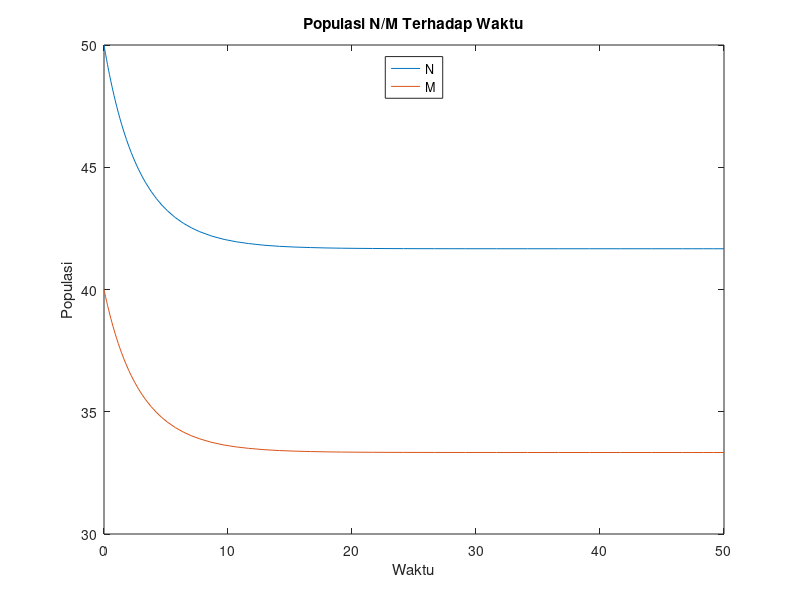
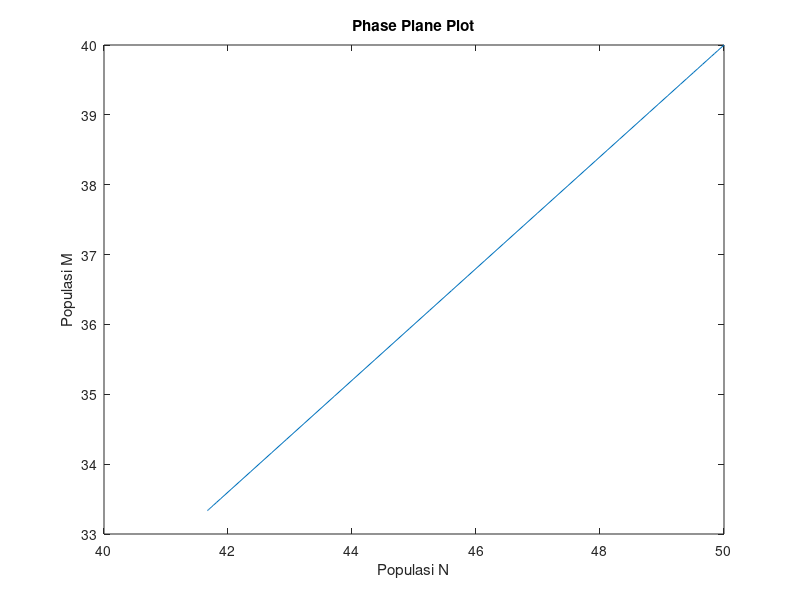

The MATLAB script that drew these images, in order:
% Solusi Model Kompetisi Dua Populasi

% Membersihkan window
clear all; close all; clc

%inisialisasi nilai pada variabel
n = 50;
m = 40;
a1 = 0.3;
a2 = 0.2;
b11 = 0.004;
b12 = 0.004;
b21 = 0.006;
b22 = 0.006;

t0 = 0;
tfinal = 50;


% Menggunakan ode45/ode23 untuk menyelesaikan persamaan diferensial 

waktu = [t0 tfinal];
y0 = [n; m];

[t,y] = ode45(@(t,y) [y(1).*(a1-b11.*y(1)-b12.*y(2)); y(2).*(a1-b11.*y(1)-b12.*y(2));], waktu, y0);


% Membuat plot populasi terhadap waktu
figure (1);
plot(t,y)
title('Populasi N/M Terhadap Waktu')
xlabel('Waktu')
ylabel('Populasi')
legend('N','M','Location','North')


% Membuat plot populasi satu sama lain yang membuat hubungan siklik antar populasi menjadi jelas
figure (2);
plot(y(:,1),y(:,2))
title('Phase Plane Plot')
xlabel('Populasi N')
ylabel('Populasi M')


